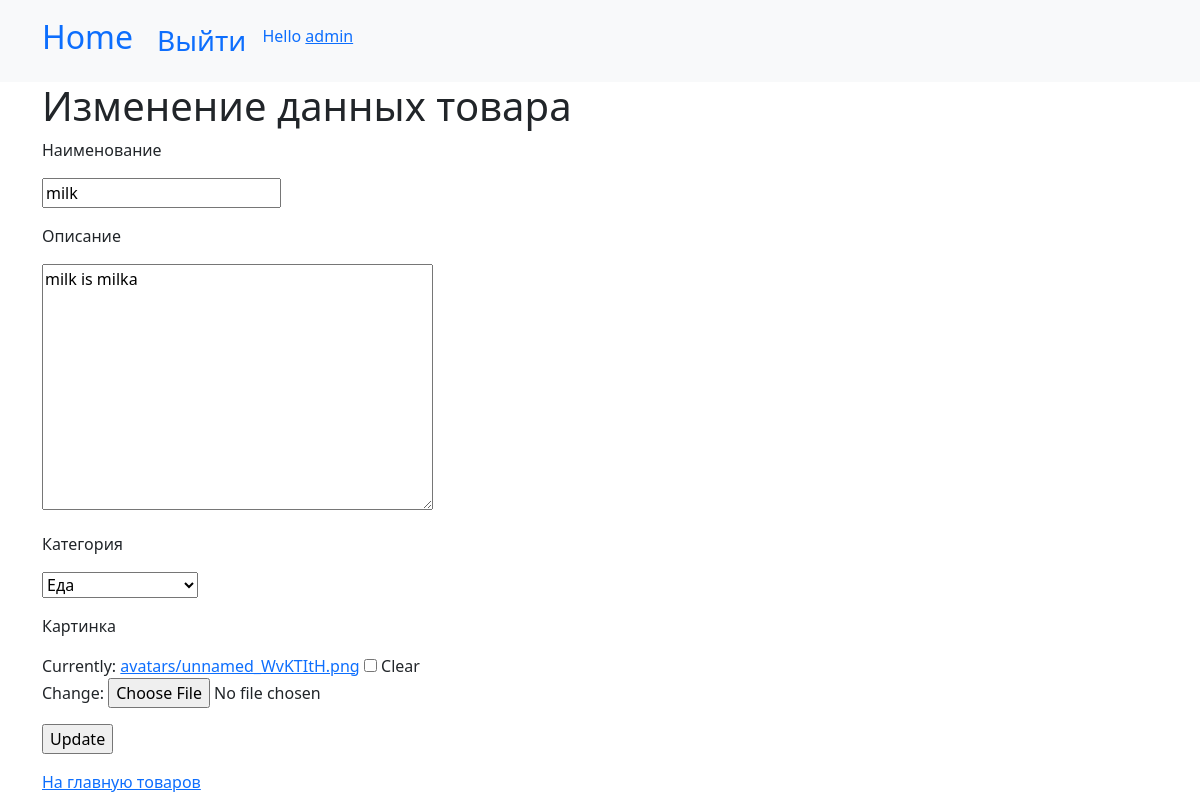
Screenshot of /product/1/update (signed in) with the database file from the repository.
### review/models.py (models this page shows, shortened)
class Product(models.Model):
    name = models.CharField(max_length=30, null=False, blank=False, verbose_name="наименование",)
    category = models.CharField(max_length=20, default=DEFAULT_CATEGORY, choices=CATEGORY_CHOICES,
                                verbose_name='Категория')
    description = models.TextField(max_length=500, null=True, blank=True, verbose_name="Описание")
    picture = models.ImageField(upload_to="avatars", null=True, blank=True, verbose_name="Картинка")
    class Meta:
        db_table = "products"
        verbose_name = "Продукт"
        verbose_name_plural = "Продукты"

### review/views/product_views.py (the view, shortened to what this page needs)
# urls.py: path('product/<int:pk>/update', UpdateProduct.as_view(), name="p-update"),
class UpdateProduct(PermissionRequiredMixin, UpdateView):
    form_class = ProductForm
    template_name = "product/update_product.html"
    model = Product
    permission_required = "review.change_product"
    def has_permission(self):
        return super().has_permission() or self.get_object().users == self.request.user

### review/forms.py
class ProductForm(forms.ModelForm):
    class Meta:
        model = Product
        fields = ['name', 'description', 'category', 'picture']

### review/templates/product/update_product.html (shortened to what this page needs)
{% extends "base.html" %}
{% block content %}
<h1>Изменение данных товара</h1>
<form action="" method="post">
    {% include "partial/form.html" with button_text="Update"%}
<a href="{% url "review:index_view" %}">На главную товаров</a>
</form>
{% endblock %}

### review/templates/base.html (shortened to what this page needs)
<!DOCTYPE html>
<html lang="en">
<head>
    <link rel="stylesheet" href="https://cdnjs.cloudflare.com/ajax/libs/font-awesome/4.7.0/css/font-awesome.min.css">
    <link href="https://cdn.jsdelivr.net/npm/bootstrap@5.0.2/dist/css/bootstrap.min.css" rel="stylesheet">
</head>
<body>
<nav class="navbar navbar-expand-lg bg-light">
  <div class="container">
    <a class="navbar-brand" href="{% url "review:index_view" %}"><h2>Home</h2></a>
    <div class="collapse navbar-collapse" id="navbarNavAltMarkup">
      <div class="navbar-nav mt-2">
      {% if request.user.is_authenticated %}
           <li class="nav-item">
        <a class="nav-link" href="{% url "accounts:logout" %}"><h3>Выйти</h3></a>
    </li>
          <li class="nav-item">
        <p class="nav-link">Hello <a href="{% url "accounts:profile" request.user.pk %}">{{ user.username }}</a></p>
    </li>
      {% endif %}
      </div>
    </div>
  </div>
</nav>
<div class="container">
 {% block content %}{% endblock %}
</div>
</body>
</html>

### review/templates/partial/form.html (shortened to what this page needs)
{% for field in form %}
   <p><label for="{{ field.id_for_label }}">{{ field.label }}</label></p>
   <p>{{ field }}</p>
{% endfor %}
<input type="submit" value="{{ button_text }}"/>

### rows the page displays
Product: form "milk" "milk is milka" "Еда"

### other values shown
{{ user.username }} "admin"
{{ field.label }} "Наименование" "Описание" "Категория" "Картинка"
